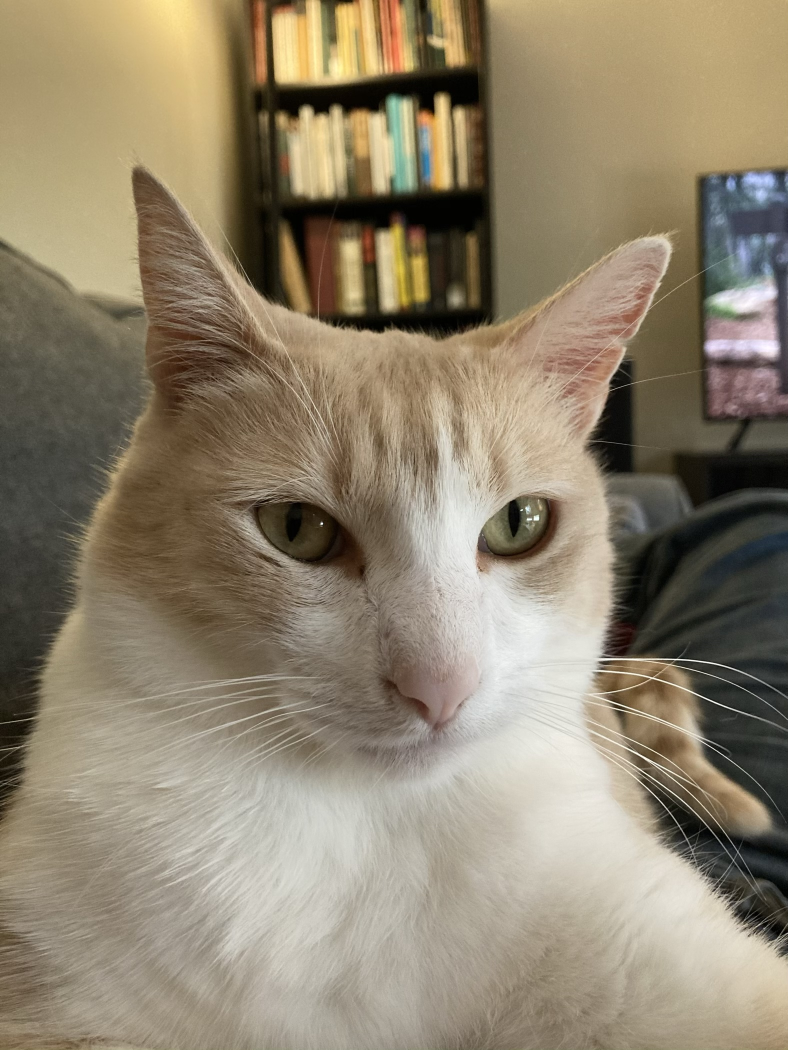
#> input picture Lectures/3_Images/sparky.jpg, 1575 x 2100 px (shown at 1/2 size)
$ jupyter execute --allow-errors 10_Intro_to_Images_R.ipynb
#> lines starting #> are read from the running program, lines starting #| are printed output that depends on the picture; after the words box and inside, x2 and y2 are one past the last pixel; in counts of white or black regions, pixels touching at a corner belong together
# <center> Image as data: A brief introduction </center>

## <center> ACE 592 </center>

## Image Data
Image data is our second example of __unstructured data__.

For example, a picture of my cat Sparky:
<center>  </center>

There are no rows, columns, or values. __So how do we do analysis?__

As economists, we might be more familiar with some examples of image analysis:
- Using nightlights as a proxy for "economic activity."
- Feature identification using satelite images.
- Incorporating rainfall as an covariate/instrument.

All of these depend on the use of images. Before getting into these, it's useful to go over images actually are...

### What are images?
<center>  </center>

This picture is:
- A three dimensional array of pixels (since it is in color).
- A sequence of pixels my brain maps to the concept "cat" and also "Sparky."

Computers __only see it the first way,__ whereas __our brains see it the second way__.

In essence, we need to engineer our code to see the image as the second thing rather than just the first.

How do we teach a computer to understand what an image is?

## How Python sees an image

We will here use the pillow library

[cell 1]
import numpy as np
# Image library called PIL
from PIL import Image
# Open the image, called sparky.jpg
sparky = Image.open("sparky.jpg")
#> sparky is the input picture: PIL image 1575x2100 RGB; mean R, G, B 143.3, 131.6, 110.2
# Convert this to an array
sparky_array = np.array(sparky)
# Give the dimensions
sparky_array.shape

This picture is 2100x1575 pixels. It also has three channels (R, G, and B). Each element of the matrix is a pixel value:

[cell 2]
sparky_array[:2,:2,0]
#> Out = [[174, 176], [177, 177]]

The first two dimensions represent height and width... but what about the third dimension?

Color images are made up of three channels: Red, Green, and Blue. The values in these arrays represent the intensity of red, green, and blue. Together these three can make up any color.

The plotting package "imshow" can plot an array.

[cell 3]
import matplotlib.pyplot as plt
# plot this array
plt.imshow(sparky_array[:,:,:])

Can slice an image just like an array.

[cell 4]
plt.imshow(sparky_array[300:1600,200:1400,:])

Can show what each channel color would look like using "cmap" argument.

[cell 5]
plt.imshow(sparky_array[300:1600,200:1400,0],cmap="Reds_r")

[cell 6]
plt.imshow(sparky_array[300:1600,200:1400,1],cmap="Greens_r")

[cell 7]
plt.imshow(sparky_array[300:1600,200:1400,2],cmap="Blues_r")

RGBA images have a fourth channel for the alpha parameter, which controls the transparency of the image.

[cell 8]
# Get the dimensions of this image
img_dim = list(sparky_array.shape[:2])
# Give me an array of ones that is NxK
alpha = np.ones(img_dim)
# Multiply that array of ones by 150 (array of 150s)
alpha = alpha*150
# Concatenate the alpha array onto the last axis.
sparky_rbga = np.concatenate([sparky_array,
                              alpha[:,:,np.newaxis]],axis=2)

#### What did this code do?

### High dimensional concatenation
The original third axis was only size three; however, I made a new 2d array for the alpha parameter and needed to concatenate on a new dimension.

To do this, I used the function `dstack` which specifically stacks on the third axis.

To do this using `concatenate`, I would have had to make the 2d array a 3d array of size (N,M,1) and then feed it the keyword "axis=2":

[cell 9]
# Extract the dimensions of the image
img_dim = list(sparky_array.shape[:2])

# Make a matrix of 1s
alpha = np.ones(img_dim)

# Now it is a matrix of 150s
alpha = alpha*15

# Stack it on the the end.
sparky_rbga = np.concatenate([sparky_array,alpha[:,:,np.newaxis]],axis=2)

[cell 10]
print("Alpha array shape:", alpha.shape)
#| Alpha array shape: (2100, 1575)
print("Alpha array looks like this:\n",alpha[:2,:2])
#| Alpha array looks like this:
#|  [[15. 15.]
#|  [15. 15.]]
print("RGB array shape:", sparky_array.shape)
#| RGB array shape: (2100, 1575, 3)
print("RGBA array shape:",sparky_rbga.shape)
#| RGBA array shape: (2100, 1575, 4)
plt.imshow(sparky_rbga.astype(int)[:,:,:])

Another, fancier example:

#> (a cell that did not finish here is left out)

[cell 12]
# Get the dimensions of the array
sparky_array_size = sparky_array[:,:,0].size

# Rows and Columns
sparky_array_shape = sparky_array.shape[:2]

# Make an arange array (1 to a number) and then reshape it to the image dim
alpha = np.arange(1,sparky_array_size+1)[::-1].reshape(sparky_array_shape)

# Divide to make it between 0 and 1
alpha = alpha/(sparky_array_size/254)

# Do dstack again
sparky_rbga = np.dstack([sparky_array,alpha])

print(sparky_rbga.shape)
#| (2100, 1575, 4)

[cell 13]
plt.imshow(sparky_rbga.astype(int))

### When do we use this kind of concatenation?
We will see that they often come in handy with images, since the real number line cannot always represent all the data we want. For that reason, we need a third dimension (or even higher than that!). We will see this is used in the case of rasters where there are multiple "bands."

### One non-image example: transition matrices

In one example I programmed, I had more than two state variables for a recursive dynamic problem. What is the transition matrix look like for more than two states?

The transition matrix has __as many dimensions as there are states__.

By doing strategic array multiplication you can vectorize even that operation using high-dimensional arrays.

### Image histograms.

We can look at histograms of images by flattening the array with the function `ravel`

[cell 14]
f,a = plt.subplots(1,2,figsize=(12,4))
a[0].hist(sparky_array[:,:,0].ravel(),bins=256,color="red",alpha=.5);
a[0].hist(sparky_array[:,:,1].ravel(),bins=256,color="green",alpha=.5);
a[0].hist(sparky_array[:,:,2].ravel(),bins=256,color="blue",alpha=.5);
a[1].imshow(sparky_array[:,:,:])
a[1].axis('off');

A popular combination appears to be something like (150,150,150):

[cell 15]
plt.imshow([[(150, 150, 150)]])

In grayscale:

[cell 16]
sparky_gray = Image.open('sparky.jpg').convert('L')
sparky_gray_array = np.array(sparky_gray)
plt.imshow(sparky_gray_array[:,:],cmap="gray")

How poignant and dignified...

Niftily enough, inverting this image is as simple as this math operation:

[cell 17]
sparky_gray_array_inv = 255-sparky_gray_array
plt.imshow(sparky_gray_array_inv,cmap="gray")

What does the histogram look like?

[cell 18]
plt.hist(sparky_gray_array.ravel(),bins=256,color="black");

## Basics of Masking
What is masking?

This is a basic array operation that usually uses booleans. For example, here is a boolean image I made:

[cell 19]
mask = sparky_gray_array>130
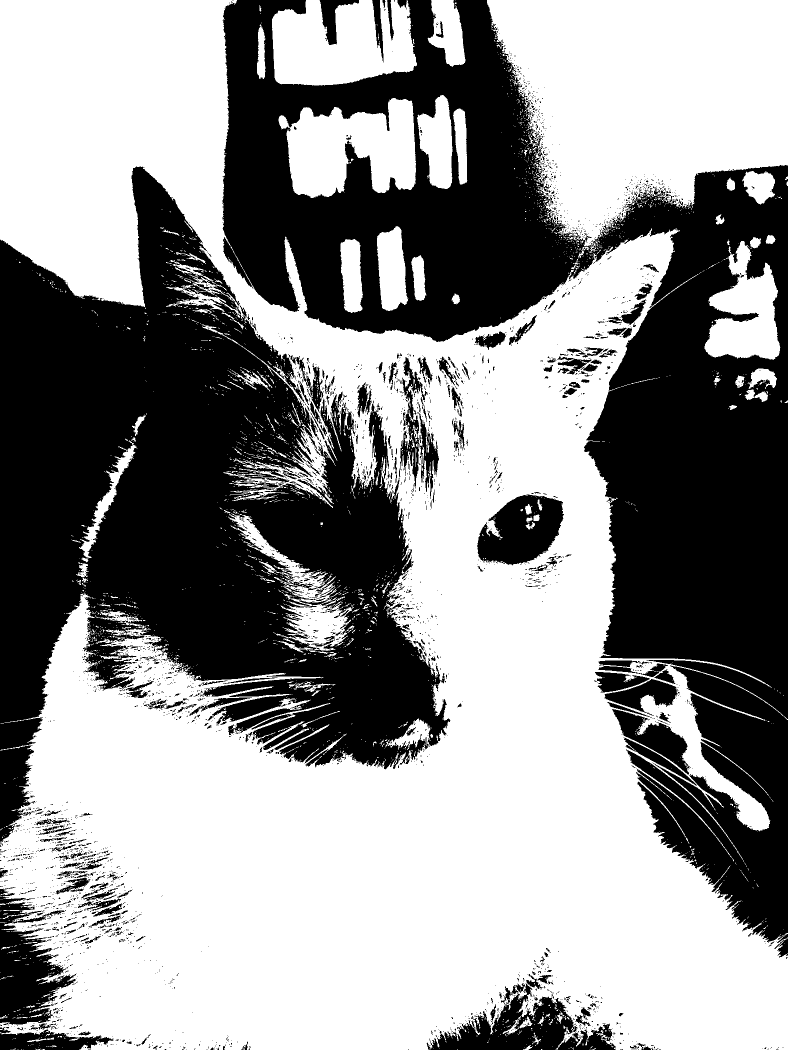
#> mask: shape (2100, 1575) bool (shown at 1/2 size); 57.6% white; 3285 black regions (2955 under 20 px), largest, box (x1, y1, x2, y2) and area: (444, 0, 1575, 1915) 671514, (0, 332, 900, 1539) 585792, (0, 1776, 152, 2052) 20843
plt.imshow(mask,cmap="gray")

__What did this code do?__

What I did above is referred to as "threshholding," and is sometimes a preprocessing step before looking at images.

In this case, feeding binary arrays into `imshow` translates it into black (False) and white (True).

If I wanted to, I could simply color anything below the threshhold as black.

I can do this using a mask:

[cell 20]
# Code False (black) if lighter than 130
mask = sparky_gray_array<155
#> mask: shape (2100, 1575) bool; 59.1% white; 3831 black regions (3556 under 20 px), largest, box (x1, y1, x2, y2) and area: (69, 465, 1575, 2100) 849445, (0, 0, 890, 895) 228686, (978, 0, 1575, 339) 122895
# Copy the image
mask_array = sparky_gray_array.copy()
# Where pixel is true (below 130), give it value 0 (black)
mask_array[mask] = 0
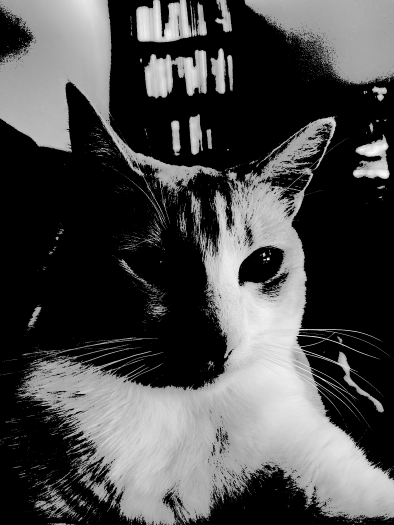
#> mask_array: shape (2100, 1575) (shown at 1/4 size); min 0, max 255, mean 75
# Plot it
plt.imshow(mask_array,cmap="gray")

### Another Masking Example

The package `skimage` can be used to draw objects in arrays. If we make masks out of these arrays, we can essentially subset images.

[cell 21]
from skimage.draw import disk as circle

# Draw a circle, the output of which is rows and columns
rr,cc = circle((1000,850),600,shape = sparky_gray_array.shape)
print(rr[:2])
#| [401 401]
# Make an array of zeros
mask = np.zeros(sparky_gray_array.shape, dtype=bool)
# at row index rr and column index cc, make those values 1
mask[rr,cc]= 1
# Display
plt.imshow(mask,cmap="gray")

[cell 22]
# New image
sparky_circle = sparky_gray_array.copy()
# In the new image, color it zero wherever it is zero in the circle (mask)
sparky_circle[mask != 1] = 0
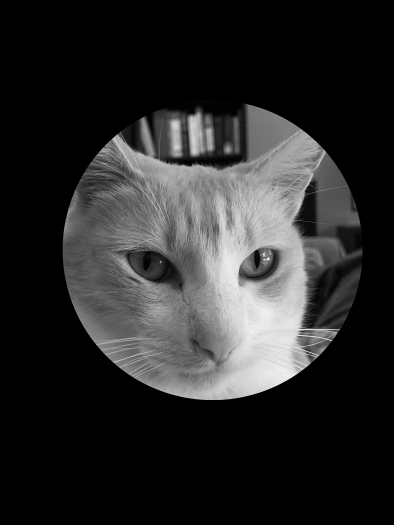
#> sparky_circle: shape (2100, 1575) (shown at 1/4 size); min 0, max 255, mean 41.8

# Plot
f,a = plt.subplots(figsize=(10,5))
a.imshow(sparky_circle[:,:],cmap="gray")
a.annotate("That's all, folks!",(280,250),color='white',fontsize=18)

## Side note: why is threshholding necessary?

Example based on [this tutorial](https://datacarpentry.org/image-processing/07-thresholding/)

[cell 23]
shapes = np.array(Image.open('shapes.jpg').convert('L'))
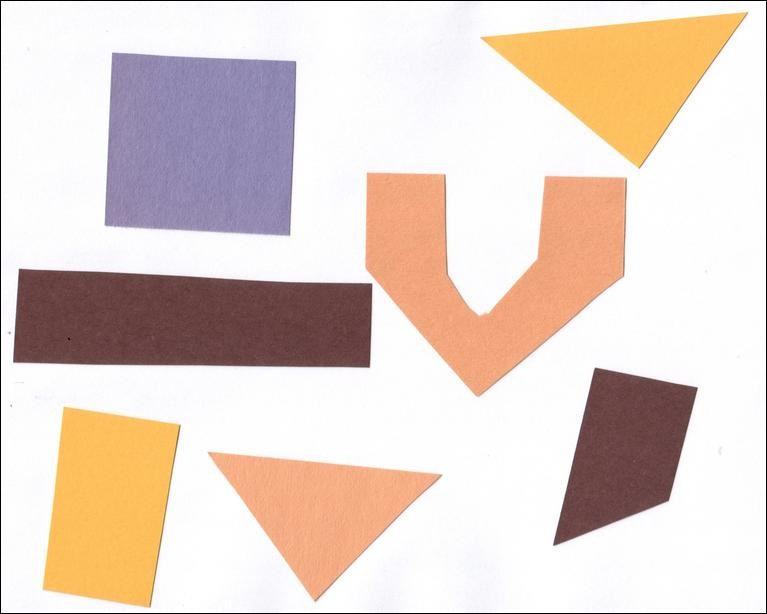
#> input picture Lectures/3_Images/shapes.jpg, 767 x 614 px

plt.imshow(shapes,cmap="gray")

[cell 24]
plt.hist(shapes.ravel(),bins=250);

What does this histogram tell us?

[cell 25]
plt.imshow(shapes<225,cmap='gray')

There are algorithms that can be used to detect the "optimal" threshhold point for finding objects in images.

After doing this step, we could do an edge detection algorithm to find figure out where the images are and maybe take measurements.

### Feature identification

But what about our picture of Sparky? There does not seem to a threshhold that makes sense...

[cell 26]
f,a = plt.subplots(1,2,figsize=(10,5))
a[0].hist(sparky_gray_array.ravel(),bins=256,color="black");
a[1].imshow(sparky_gray_array>=140,cmap="gray")

This is where `skimage`, an image processing package, can help us.

This algorithm attempts to find the "optimal" threshhold over which to make an image.

[cell 27]
from skimage.filters import threshold_otsu

f,a = plt.subplots(1,2,figsize=(10,5))
thresh = threshold_otsu(sparky_gray_array)
#> thresh = 119
a[0].hist(sparky_gray_array.ravel(),bins=256,color="black");
a[0].axvline(thresh)
a[0].annotate("Optimal Threshhold: {}".format(thresh),(4,30000))

mask = sparky_gray_array<thresh
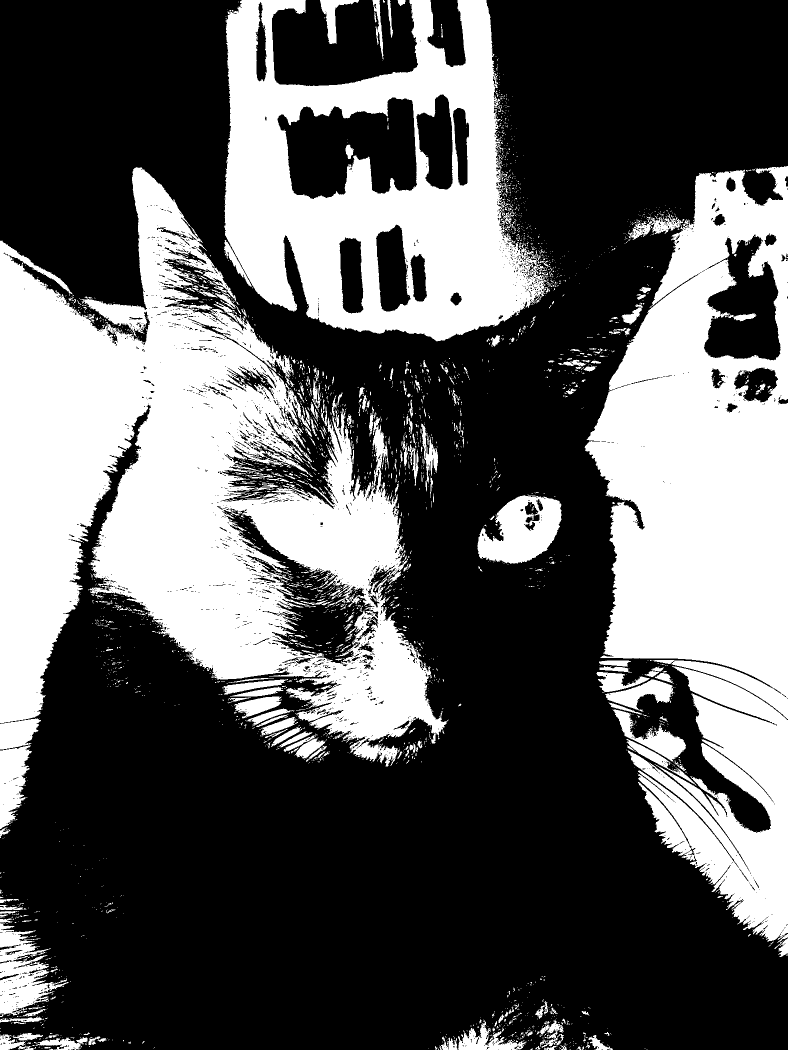
#> mask: shape (2100, 1575) bool (shown at 1/2 size); 35.8% white; 3042 white regions (2706 under 20 px), largest, box (x1, y1, x2, y2) and area: (0, 334, 894, 1533) 482735, (1169, 332, 1575, 1886) 367038, (448, 0, 1100, 683) 229035
a[1].imshow(mask,cmap="Greys")

Would I be able to find the objects in this photo?

Let's find out by applying an "edge detection" algorithm we can use in `scikit-images.`

[cell 28]
from skimage import filters

f,a = plt.subplots(1,2,figsize=(15,10))
a[0].imshow(filters.sobel(sparky_gray_array),cmap="gray")
a[0].set_title("Grayscale Image")
a[1].imshow(filters.sobel(mask),cmap="gray")
a[1].set_title("Binary Image")

### How does edge detection work?

Essentially, most algorithms look at changes in pixel values across both the x-axis and y-axis. They also tend to look at the direction and magnitude of the change.

[cell 29]
f,a = plt.subplots(1,2,figsize=(10,5))
a[0].imshow(mask,cmap="Greys")
a[0].set_title("Binary Image")
a[1].imshow(filters.sobel(mask),cmap="gray")
a[1].set_title("Edge Detection Image")

After we "binarized" this image, it could see the gradient changes much easier than before.

## Finding countours
Similar to finding edges is finding contours.

Recall this image:

[cell 30]
plt.imshow(shapes<220,cmap="gray")

Now let's ask a question: how many objects are in this photo? and how can we teach a computer to do it for us?

[cell 31]
from skimage.measure import find_contours

# Find contours for the binarized image
shape_contours = find_contours(shapes<220,.8)
#> shape_contours = 11 point arrays, longest 2755 points

# Plot that image
fig, ax = plt.subplots()
ax.imshow(shapes<220,cmap="gray")

# For each countout it finds, plot the y points and the x points
for contour in shape_contours:
    ax.plot(contour[:, 1], contour[:, 0], linewidth=2,color="red")
#> this loop made 11 passes

__What did this code just do?__

First of all, what is a contour?

[cell 32]
shape_contours[3], shape_contours[3].shape
#> Out = 2 point arrays, longest 759 points

[cell 33]
plt.scatter(shape_contours[5][:, 1],shape_contours[5][:, 0],s=1.5)
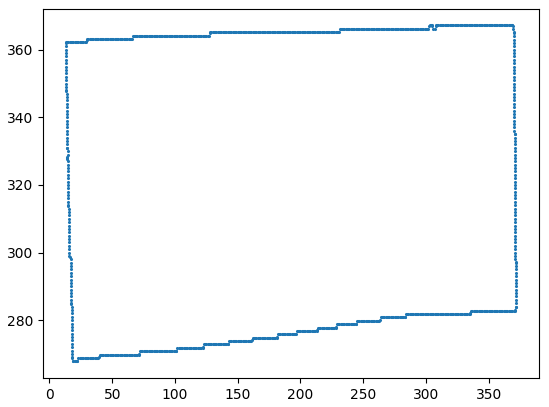
#> figure drawn by matplotlib, 1 panel

Essentially, it is a vector of x and y points. The algorithm we used extrapolated a contour from changes in pixels.

Now, about counting objects. How many contours did we extract?

Here is the size and number of all of them.

[cell 34]
print("There are {} contours".format(len(shape_contours)))
#| There are 11 contours
[x.shape for x in shape_contours]
#> Out = [(2755, 2), (853, 2), (5, 2), (759, 2), (1253, 2), (925, 2), (11, 2), (649, 2), (11, 2), (679, 2), (769, 2)]

Which of these are what we want to count?

[cell 35]
fig, ax = plt.subplots()
ax.imshow(shapes<220,cmap="gray")
ax.plot(shape_contours[0][:, 1], shape_contours[0][:, 0], linewidth=5,color="C3")

So the first big one is just the boundary of the image.

[cell 36]
fig, ax = plt.subplots()
ax.imshow(shapes<220,cmap="gray")
ax.plot(shape_contours[0][:, 1], shape_contours[0][:, 0], linewidth=5,color="C3")
ax.plot(shape_contours[2][:, 1], shape_contours[2][:, 0], linewidth=5,color="C3")

It also found  very small contour, likely some noise.

[cell 37]
#                # For each contour, but only return if more than 11 rows or less than 2755
actual_shapes = [x for x in shape_contours if (x.shape[0]>11)&(x.shape[0]<2755)]
#> actual_shapes = 7 point arrays, longest 1253 points

len(actual_shapes)
#> Out = 7

[cell 38]
fig, ax = plt.subplots()
ax.imshow(shapes<220,cmap="gray")

for contour in actual_shapes:
    ax.plot(contour[:, 1], contour[:, 0], linewidth=2,color="C3")
#> this loop made 7 passes
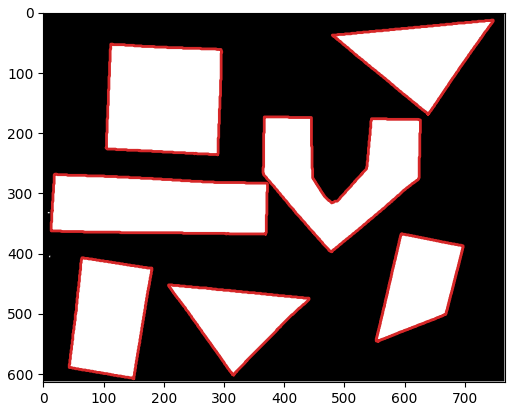
#> figure drawn by matplotlib, 1 panel

It took some input from us, but it seemed to have done the trick...

### Back to the cat

[cell 39]
from skimage.measure import find_contours
shape_contours = find_contours(mask,.9)
#> shape_contours = 6269 point arrays, longest 25129 points

fig, ax = plt.subplots(1,2)
ax[1].imshow(mask,cmap="gray")
ax[0].imshow(mask,cmap="gray")

for contour in shape_contours:
    ax[0].plot(contour[:, 1], contour[:, 0], linewidth=2)

[cell 40]
len(shape_contours)
#> Out = 6269

yikes...

[cell 41]
bigger_ones = [x for x in shape_contours if x.shape[0]>500]
#> bigger_ones = 22 point arrays, longest 25129 points

fig, ax = plt.subplots(1,2)
ax[1].imshow(mask,cmap="gray")
ax[0].imshow(mask,cmap="gray")

for contour in bigger_ones:
    ax[0].plot(contour[:, 1], contour[:, 0], linewidth=2)
#> this loop made 22 passes
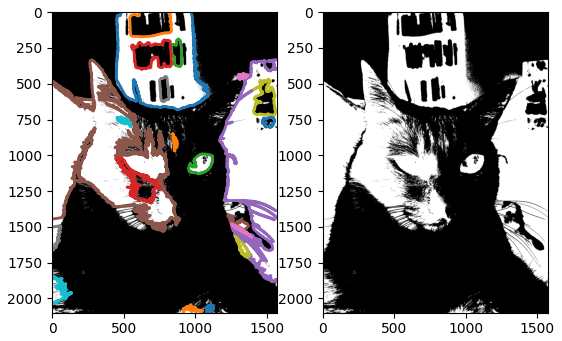
#> figure drawn by matplotlib, 2 panels
